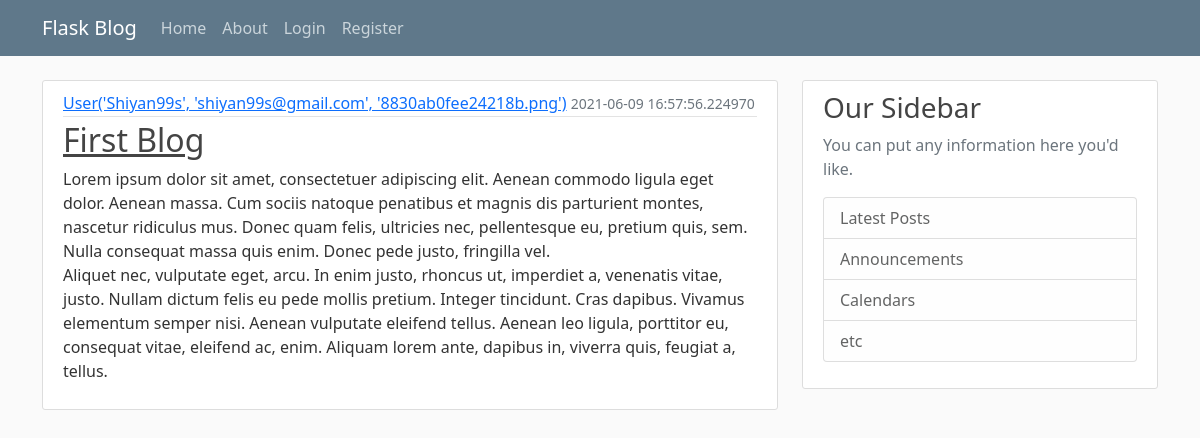
Before: / with the older database file.
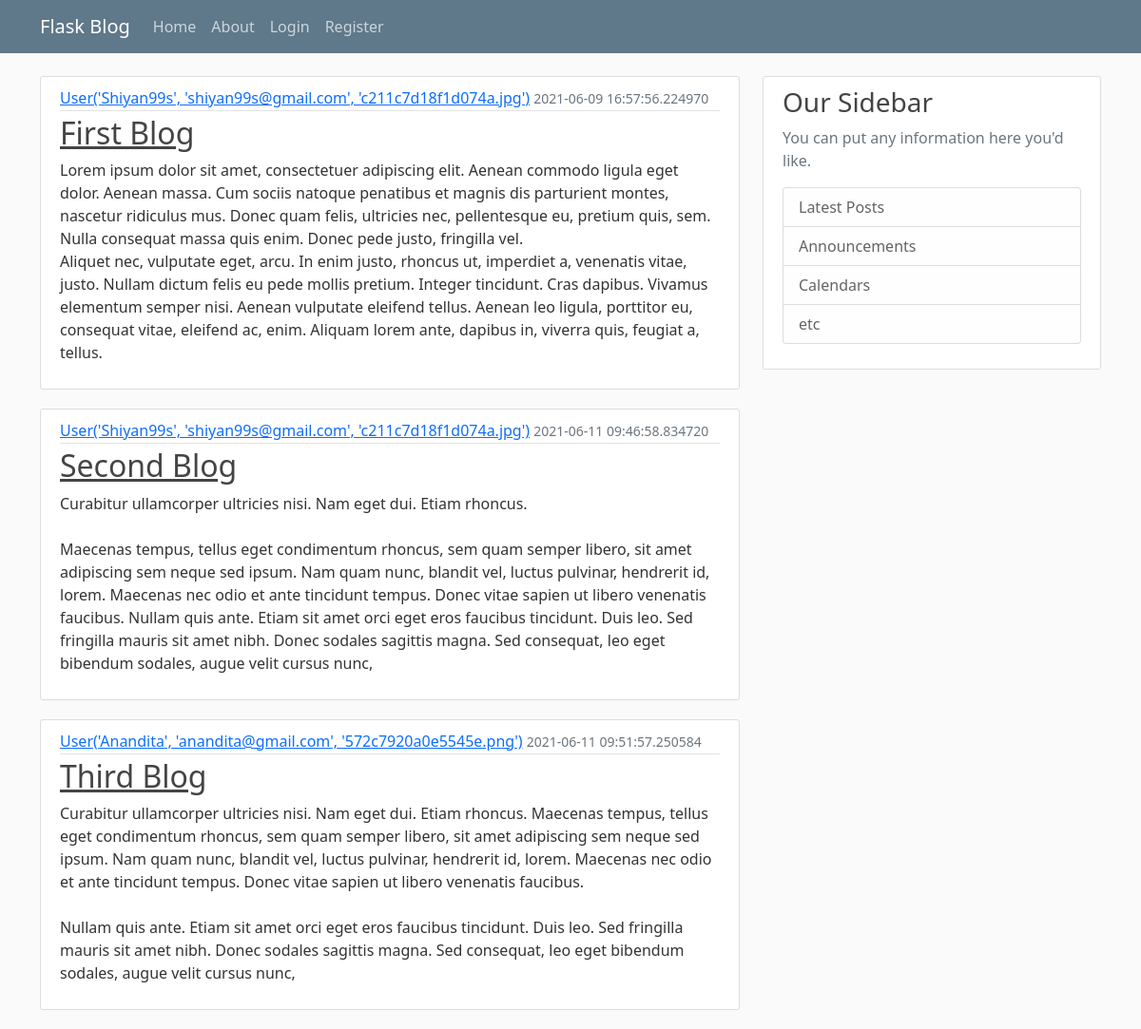
After: the same page with the newer database file.
### flaskblog/models.py (models this page shows, shortened)
class Post(db.Model):
    id = db.Column(db.Integer, primary_key=True)
    title = db.Column(db.String(100), nullable=False)
    date_posted = db.Column(db.DateTime, nullable=False,
                            default=datetime.utcnow)
    content = db.Column(db.Text, nullable=False)
    user_id = db.Column(db.Integer, db.ForeignKey('user.id'), nullable=False)

class User(db.Model, UserMixin):
    id = db.Column(db.Integer, primary_key=True)
    username = db.Column(db.String(20), unique=True, nullable=False)
    email = db.Column(db.String(120), unique=True, nullable=False)
    image_file = db.Column(db.String(20), nullable=False,
                           default='default.jpg')
    password = db.Column(db.String(60), nullable=False)
    posts = db.relationship('Post', backref='author', lazy=True)
    def __repr__(self):
        return f"User('{self.username}', '{self.email }', '{self.image_file}')"

### flaskblog/routes.py (the view)
@app.route("/")
def home():
    posts = Post.query.all()
    return render_template('home.html', posts=posts)

### flaskblog/templates/home.html
{% extends "layout.html" %}
{% block content %}
    {% for post in posts %}
    <article class="media content-section">
        <div class="media-body">
          <div class="article-metadata">
            <a class="mr-2" href="#">{{ post.author }}</a>
            <small class="text-muted">{{ post.date_posted }}</small>
          </div>
          <h2><a class="article-title" href="#">{{ post.title }}</a></h2>
          <p class="article-content">{{ post.content }}</p>
        </div>
    </article>
    {% endfor %}
{% endblock content %}

### flaskblog/templates/layout.html (shortened to what this page needs)
<!DOCTYPE html>
<html lang="en">
<head>
    <link href="https://cdn.jsdelivr.net/npm/bootstrap@5.0.1/dist/css/bootstrap.min.css" rel="stylesheet">
    <link rel="stylesheet" type="text/css" href="{{ url_for('static', filename='main.css') }}">
</head>
<body>
    <header class="site-header">
        <nav class="navbar navbar-expand-md navbar-dark bg-steel fixed-top">
          <div class="container">
            <a class="navbar-brand mr-4" href="/">Flask Blog</a>
            <div class="collapse navbar-collapse" id="navbarToggle">
              <div class="navbar-nav mr-auto">
                <a class="nav-item nav-link" href="{{ url_for('home') }}">Home</a>
                <a class="nav-item nav-link" href="{{ url_for('about') }}">About</a>
              </div>
              <div class="navbar-nav">
                {% if current_user.is_authenticated %}
                  <a class="nav-item nav-link" href="{{ url_for('new_post') }}">New Post</a>
                  <a class="nav-item nav-link" href="{{ url_for('account') }}">Account</a>
                  <a class="nav-item nav-link" href="{{ url_for('logout') }}">Logout</a>
                {% else %}
                    <a class="nav-item nav-link" href="{{ url_for('login') }}">Login</a>
                    <a class="nav-item nav-link" href="{{ url_for('register') }}">Register</a>
                {% endif %}
              </div>
            </div>
          </div>
        </nav>
    </header>
    <main role="main" class="container">
        <div class="row">
          <div class="col-md-8">
            {% block content %}{% endblock %}
          </div>
          <div class="col-md-4">
            <div class="content-section">
              <h3>Our Sidebar</h3>
              <p class='text-muted'>You can put any information here you'd like.
                <ul class="list-group">
                  <li class="list-group-item list-group-item-light">Latest Posts</li>
                  <li class="list-group-item list-group-item-light">Announcements</li>
                  <li class="list-group-item list-group-item-light">Calendars</li>
                  <li class="list-group-item list-group-item-light">etc</li>
                </ul>
              </p>
            </div>
          </div>
        </div>
    </main>
</body>
</html>

### flaskblog/static/main.css (style rules this page uses)
body { background: #fafafa; color: #333333; margin-top: 5rem; }
h1, h2, h3, h4, h5, h6 { color: #444444; }
.bg-steel { background-color: #5f788a; }
.site-header .navbar-nav .nav-link { color: #cbd5db; }
.content-section { background: #ffffff; padding: 10px 20px; border: 1px solid #dddddd; border-radius: 3px; margin-bottom: 20px; }
.article-title { color: #444444; }
.article-content { white-space: pre-line; }
.article-metadata { padding-bottom: 1px; margin-bottom: 4px; border-bottom: 1px solid #e3e3e3; }

Changed rows visible on the page:
changed through a linked row, Post "First Blog": author "User('Shiyan99s', 'shiyan99s@gmail.com', '8830ab0fee24218b.png')" → "User('Shiyan99s', 'shiyan99s@gmail.com', 'c211c7d18f1d074a.jpg')"
added Post: author "User('Shiyan99s', 'shiyan99s@gmail.com', 'c211c7d18f1d074a.jpg')", date_posted "2021-06-11 09:46:58.834720", title "Second Blog", content "Curabitur ullamcorper ultricies nisi. Nam eget dui. Etiam rhoncus. Maecenas tempus, tellus eget condimentum rhoncus, sem quam semper libero, sit amet adipiscing sem neque sed ipsum. Nam quam nunc, blandit vel, luctus pulvinar, hendrerit id, lorem. Maecenas nec odio et ante tincidunt tempus. Donec vitae sapien ut libero venenatis faucibus. Nullam quis ante. Etiam sit amet orci eget eros faucibus tincidunt. Duis leo. Sed fringilla mauris sit amet nibh. Donec sodales sagittis magna. Sed consequat, leo eget bibendum sodales, augue velit cursus nunc,"
added Post: author "User('Anandita', 'anandita@gmail.com', '572c7920a0e5545e.png')", date_posted "2021-06-11 09:51:57.250584", title "Third Blog", content "Curabitur ullamcorper ultricies nisi. Nam eget dui. Etiam rhoncus. Maecenas tempus, tellus eget condimentum rhoncus, sem quam semper libero, sit amet adipiscing sem neque sed ipsum. Nam quam nunc, blandit vel, luctus pulvinar, hendrerit id, lorem. Maecenas nec odio et ante tincidunt tempus. Donec vitae sapien ut libero venenatis faucibus. Nullam quis ante. Etiam sit amet orci eget eros faucibus tincidunt. Duis leo. Sed fringilla mauris sit amet nibh. Donec sodales sagittis magna. Sed consequat, leo eget bibendum sodales, augue velit cursus nunc,"
